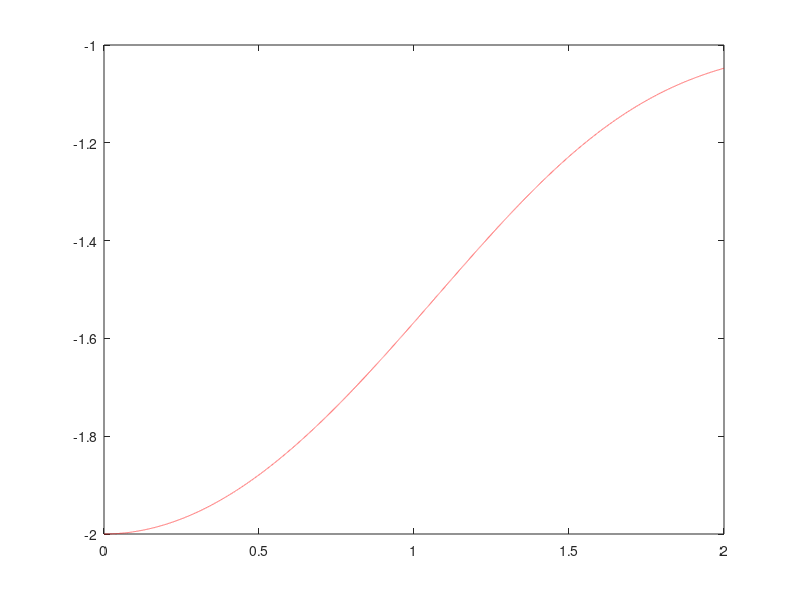

MATLAB code for this plot:
function hw75ex10d
% Bradie: Section 7.5, exercise 10(d)
%
% Goal: Demonstrate that the global error associated with the two-step
% Adams-Bashforth method is O(h^2).  
    clc

    a = 0; b = 2;
    x0 = -2;

    ntests = 12;
    appx = zeros(ntests, 1);

    for k = 1:ntests
        N = 10*2^(k-1);
        [t, w] = doAB2(a, b, N, x0);

        appx(k) = w(N+1);

        plot(t, w, 'r--')
        pause(0.25)
    end
    
    % pretty print results
    fprintf('N\t Approximate w(2)\t Difference Ratio\n')
    pfmt = '%i\t %.6f\t\t %.6f\n';
    for k=1:ntests
        if k<=2
            fprintf(pfmt, 2^k, appx(k), '')
        else
            fprintf(pfmt, 2^k, appx(k), (appx(k-2)- appx(k-1))/(appx(k-1) - appx(k)))
        end
    end

end

function rhs = f(t, x)
    rhs = 2*t*(x+1)/x;
end

function [t, w] = doAB2(a, b, N, x0)
    h = (b-a)/N;
    t = a:h:b; t = t(:);
    
    w = zeros(size(t));
    w(1) = x0;
    
    % get next step with Heun Method
    k1 = f(t(1), w(1))*h;
    k2 = f(t(1) + h, w(1) + k1)*h;
    
    dw = (k1 + k2)/2;
    w(2) = w(1) + dw;
    
    % implement the multistep method
    b2 = f(t(1), w(1))*h;
    for i=2:N
        b1 = f(t(i), w(i))*h;
        
        dw = (3*b1 - b2)/2;
        w(i+1) = w(i) + dw;
        
        b2 = b1;
    end
end